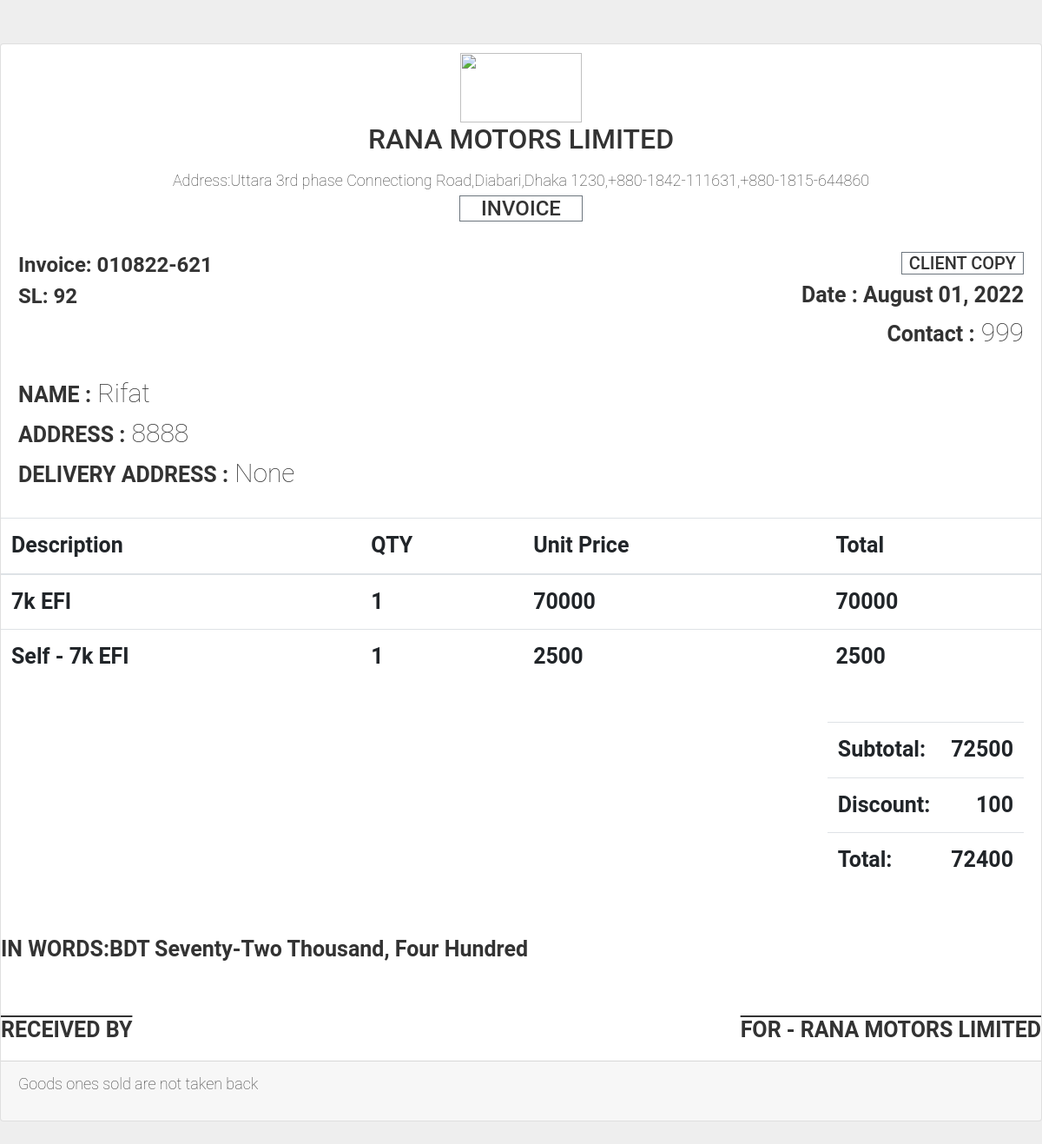
Screenshot of /92/cashmemo (signed in) with the database file from the repository.
### core/models.py (models this page shows, shortened)
class sold(models.Model):
    product = models.ForeignKey(Product, on_delete=models.CASCADE)
    order = models.ForeignKey(Order, on_delete=models.CASCADE,null=True,blank=True)
    user = models.ForeignKey(User, on_delete=models.CASCADE)
    quantity = models.PositiveIntegerField(default=1)
    added = models.DateTimeField(auto_now_add=True)
    customer = models.ForeignKey(Customer, on_delete=models.CASCADE,null=True)
    paid = models.PositiveIntegerField(default=0,null=True)
    left = models.PositiveIntegerField(default=0,null=True)
    discount = models.PositiveIntegerField(default=0,null=True,blank=True)
    @property
    def total_price(self):
        return self.quantity * self.product.price

class Customer(models.Model):
    name = models.CharField(max_length=200)
    address = models.CharField(max_length=200)
    Phone = models.CharField(max_length=200)

class Order(models.Model):
    user = models.ForeignKey(User, on_delete=models.CASCADE)
    customer = models.ForeignKey(Customer, on_delete=models.CASCADE,blank=True,null=True)
    UserItem  = models.ManyToManyField(UserItem,blank=True)
    left = models.DecimalField(
        decimal_places=0,
        max_digits=10,
        validators=[MinValueValidator(0)],
        default=0,
        null=True,
        blank=True
    )
    added = models.DateTimeField(auto_now_add=True,null=True)
    name = models.CharField(max_length=200,null=True,blank=True)
    address = models.CharField(max_length=800,null=True,blank=True)
    paid = models.PositiveIntegerField(default=0,null=True)
    Phone = models.CharField(max_length=200,null=True,blank=True)
    discount = models.PositiveIntegerField(default=0,null=True,blank=True)

class Product(models.Model):
    CATEGORY = (
			('uttara', 'uttara'),
			('badda', 'badda'),
			)
    PRODUCT = (
			('exchange', 'exchange'),
			('public', 'public'),
			)
    name = models.TextField(max_length=200,null=True)
    productcatagory= models.CharField(max_length=200,null=True)
    status=models.CharField(max_length=10,choices=PRODUCT,default='public',null=True)
    added = models.DateTimeField(auto_now_add=True,null=True)
    brand= models.CharField(max_length=200,null=True)
    price = models.DecimalField(
        decimal_places=0,
        max_digits=10,
        validators=[MinValueValidator(0)],
        null=True
    )
    sellprice = models.PositiveIntegerField(default=0,null=True)
    groupname= models.CharField(max_length=200,null=True)
    quantity = models.PositiveIntegerField(default=0,null=True)

### core/views.py (the view)
# urls.py: path('<id>/cashmemo', views.cashmemo, name='cashmemo'),
@login_required
def cashmemo(request,id):
         orders=sold.objects.all().filter(order_id=id)
         ordere_de=Order.objects.all().filter(id=id)
         date=sold.objects.all().filter(order_id=id).first()
         total=0
         for rs in orders:
            total+=rs.product.price * rs.quantity
         total1=total-date.discount
         text=num2words(total1)
         context = {#'category': category,
               'orders': orders,
               'total': total,
               'text': text,
               'date': date,
               'ordere_de':ordere_de,
               'total':total,
               'total1':total1,
               }
         return render(request, 'core/cashmemo.html',context)

### core/templates/core/cashmemo.html (shortened to what this page needs)
<!doctype html>
<html lang="en">
<head>
    <link rel="stylesheet" href="https://cdn.jsdelivr.net/npm/bootstrap@4.4.1/dist/css/bootstrap.min.css"
>
</head>
<body>
    <div class="w-100  mt-50 mb-50">
        <div class="row">
            <div class="col-md-12">
                <div class="card">
                    <div class="text-center">
                        <img src="http://www.ranamotorsbd.com/images/Rana-Motors-Logo.png" class="top1 " alt="">
                        <h2>RANA MOTORS LIMITED</h2>
                            <span class="address">Address:Uttara 3rd phase Connectiong Road,Diabari,Dhaka 1230,+880-1842-111631,+880-1815-644860</span>
                         <h4><span class=" border border-secondary px-4 font-bold">INVOICE</span></h2>
                    </div>
                    <div class="card-body">
                        <div class="row">
                            <div class="col-sm-6">
                                <div class="mb-4 pull-left">
                                    <h4 class="font-weight-bold mb-2 mt-md-2  ">Invoice: {{date.added|date:"dmy-gi"}}</h4>
                                    <h4 class="font-weight-bold mb-2 mt-md-2 ">SL: {{date.order_id}}</h4>
                                </div>
                            </div>
                            <div class="col-sm-6">
                                <div class="mb-4 ">
                                    <div class="text-sm-right">
                                        <ul class="list list-unstyled mb-0">
                                            <li><span class="dio border border-secondary px-2">CLIENT COPY</span></li>
                                         <li>Date : <span class="font-weight-semibold"> {{ date.added| date:"F d, Y"}}</span></li>
                                            <li><span>Contact :</span><span class="bio"> {{date.customer.Phone}}</span></li>
                                        </ul>
                                    </div>
                                </div>
                            </div>
                        </div>
                        <div class="d-md-flex flex-md-wrap">
                            <div class="mb-4 mb-md-2 text-left">
                                <ul class="list list-unstyled mb-0">
                                    <li><span>NAME :</span><span class="bio"> {{date.customer.name|title}}</span></li>
                                    <li><span>ADDRESS :</span><span class="bio"> {{date.customer.address|title}}</span></li>
                                    <li><span>DELIVERY ADDRESS :</span><span class="bio"> {{date.order.address|title}}</span></li>
                                </ul>
                            </div>
                        </div>
                    </div>
                    <div class="table-responsive">
                        <table class="table table-lg">
                            <thead>
                                <tr>
                                    <th>Description</th>
                                    <th>QTY</th>
                                    <th>Unit Price</th>
                                    <th>Total</th>
                                </tr>
                            </thead>
                            <tbody>
                                {% for rs in orders %}
                                <tr>
                                        <td>{{rs.product.name}}</td>
                                    <td>{{rs.quantity}}</td>
                                    <td>{{rs.product.price}}</td>
                                    <td>{{rs.total_price}}</td>
                                </tr>
                                {% endfor %}
                            </tbody>
                        </table>
                    </div>
                    <div class="card-body">
                        <div class="d-md-flex flex-md-wrap">
                            <div class="pt-2 mb-3 wmin-md-400 ml-auto">
                                <div class="table-responsive">
                                    <table class="table">
                                        <tbody>
                                            <tr>
                                                <th class="text-left">Subtotal:</th>
                                                <td class="text-right">{{total}}</td>
                                            </tr>
                                            <tr>
                                                <th class="text-left">Discount:
                                                </th>
                                                <td class="text-right">{{date.discount}}</td>
                                            </tr>
                                            <tr>
                                                <th class="text-left">Total:</th>
                                                    <td class="text-right">{{total1}}</td>
                                            </tr>
                                        </tbody>
                                    </table>
                                </div>
                            </div>
                        </div>
                    </div>
                    <p>IN WORDS:BDT {{text|title}}</p>
                    <br>
                    <div class="d-sm-inline-flex">
                        <p class="over">RECEIVED BY</p>
                        <span class="over ml-auto">FOR - RANA MOTORS LIMITED</span>
                        </div>
                    <div class="card-footer">
                     <P class="address" >Goods ones sold are not taken back</P>
                    </div>
                </div>
            </div>
        </div>
    </div>
</body>
</html>

### core/templates/core/cashmemo.html (style rules this page uses)
body { margin: 0; font-family: Roboto, -apple-system, BlinkMacSystemFont, "Segoe UI", Roboto, "Helvetica Neue", Arial, sans-serif, "Apple Color Emoji", "Segoe UI Emoji", "Segoe UI Symbol", "Noto Color Emoji"; font-size: 25px; font-weight: 600; line-height: 1.5385; color: #333; text-align: left; background-color: #eee; }
.address { font-size: 18px; font-weight: 200; }
.bio { font-size: 30px; font-weight: 259; }
.dio { font-size: 20px; font-weight: 500; }
.mt-50 { margin-top: 50px; }
.mb-50 { margin-bottom: 50px; }
.over { text-decoration: overline; }
.top1 { height: 80px; width: 140px; background-color: #FFFFFF; margin-top: 10px; overflow: hidden; display: inline-block; }

### rows the page displays
sold: added "010822-621", order_id "92", added "August 01, 2022", customer.Phone "999", customer.name "Rifat", customer.address "8888", order.address "None", product.name "7k EFI", quantity "1", product.price "70000", total_price "70000", discount "100"
sold: product.name "Self - 7k EFI", quantity "1", product.price "2500", total_price "2500"

### other values shown
{{ total }} "72500"
{{ total1 }} "72400"
{{ text|title }} "Seventy-Two Thousand, Four Hundred"
